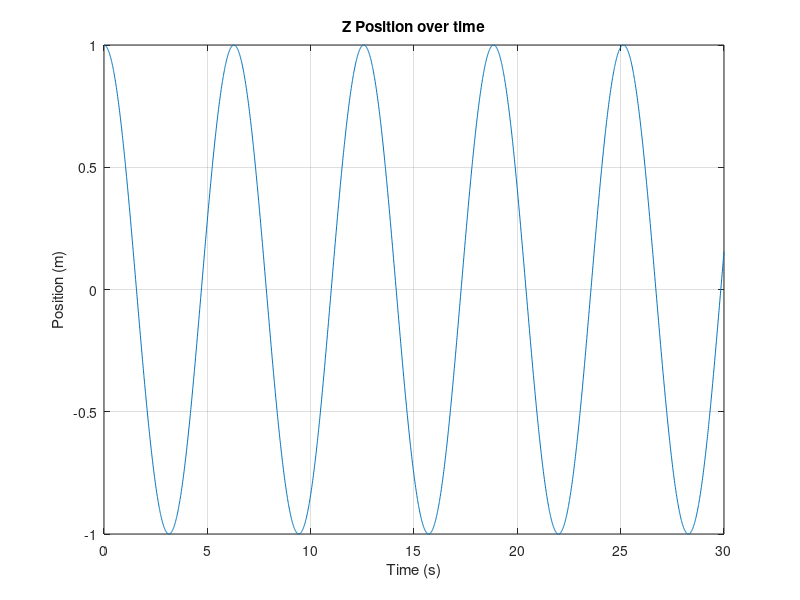

This figure's MATLAB source:
% Define constants
CONSTANTS.dt = 0.01;
CONSTANTS.tStart = 0;
CONSTANTS.tEnd = 30;
CONSTANTS.g = [0 0 -9.81];

% Initialize variables
t = CONSTANTS.tStart:abs(CONSTANTS.dt):CONSTANTS.tEnd;
n = length(t);
x = zeros(n, 3);
xDot = zeros(n, 3);
xDotDot = zeros(n, 3);

% Set initial state
x(1,:) = [0 0 1];
xDot(1,:) = [0 0 0];

% Define acceleration function
function acceleration = getAcceleration(x, xDot)
acceleration = - x - 0 * xDot;
end

% Define integrator function
function [x,xDot,dt,i] = leapfrogIntegrator(x,xDot,dt,i, getAcceleration)
% Update velocity (at time = t + 1/2)
xDot(i,:) = xDot(i,:) + getAcceleration(x(i,:), xDot(i,:)) * dt/2;

% Update position (at time = t + 1)
x(i+1,:) = x(i,:) + xDot(i,:) * dt;

% Update velocity (at time = t + 3/2)
xDot(i+1,:) = xDot(i,:) + getAcceleration(x(i+1,:), xDot(i+1,:)) * dt/2;
end

% Integrate using leapfrog
for i = 1:(n-1)
[x, xDot, CONSTANTS.dt, i] = leapfrogIntegrator(x, xDot, CONSTANTS.dt, i, @getAcceleration);
end

% Plot the result
plot(t, x(:,3));
title('Z Position over time');
xlabel('Time (s)');
ylabel('Position (m)');

% Add grid and labels
grid on;
hold on;
